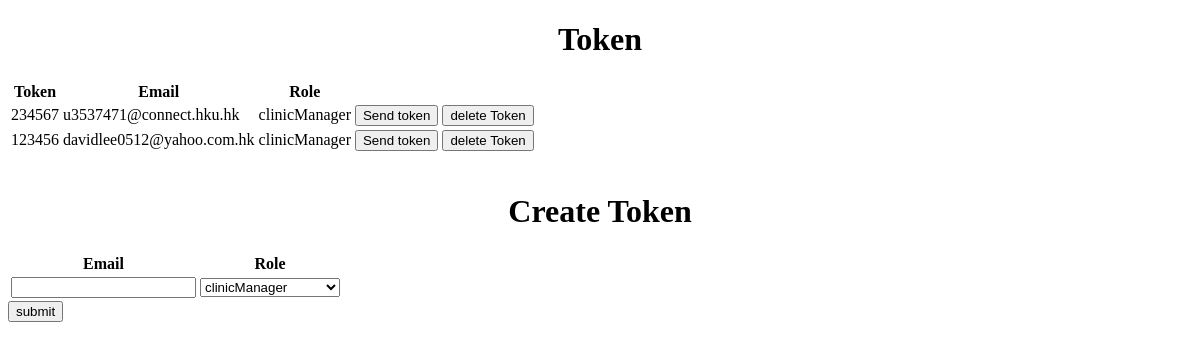
/token, run on an earlier commit of the app's database.
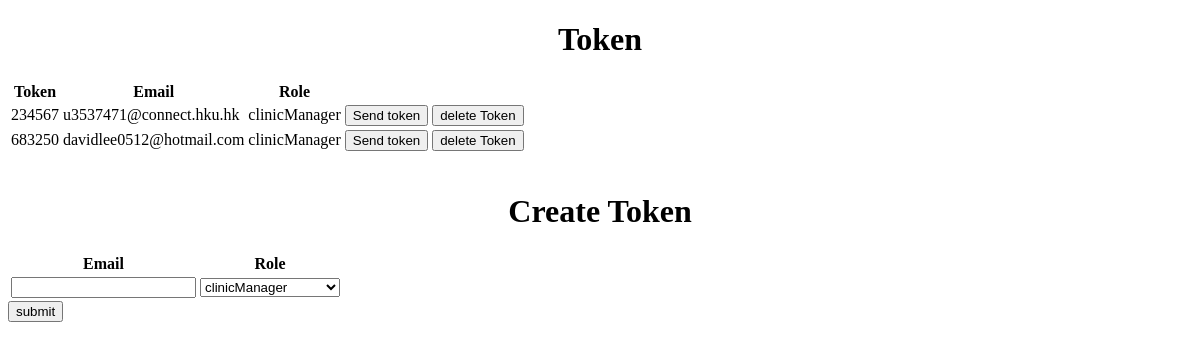
And on a later commit of the database.
### login/models.py (models this page shows)
class Token(models.Model):
	token = models.CharField(max_length=6)
	email = models.EmailField()
	userType = models.CharField(max_length=10)

### login/adminViews.py (the view)
# urls.py: path('token', adminViews.TokenView.as_view(), name="token"),
class TokenView(ListView):
    model = Token
    template_name = "token.html"

### template/token.html (shortened to what this page needs)
<!doctype html>
<html>
    <head>
    </head>
    <body>
        <h1 style="text-align:center;">Token</h1>
        <table>
            <form method="POST" action="/sendToken">
                <tr>
                    <th>Token</th>
                    <th>Email</th>
                    <th>Role</th>
                </tr>
                {% for token in token_list %}
                    <tr>
                        <td>{{token.token}}</td>
                        <td>{{token.email}}</td>
                        <td>{{token.userType}}</td>
                        <td><button type="submit" onclick="this.form.elements['tokenid'].value = '{{token.id}}';">Send token</button></td>
                        <td><button type="submit" onclick="this.form.elements['tokenid'].value = '{{token.id}}';" formaction="/deleteToken">delete Token</button></td>
                    </tr>
                {% endfor %}
            </form>
        </table>
        <br>
        <h1 style="text-align:center;">Create Token</h1>
        <form method="POST" action="/createToken">
            <table>
                <tr>
                    <th>Email</th>
                    <th>Role</th>
                </tr>
                <tr>
                    <td><input type="email" name="email" id="email"></td>
                    <td>
                        <select name="role" id="role">
                            <option value="clinicManager">clinicManager</option>
                        </select>
                    </td>
                </tr>
            </table>
            <button type="submit">submit</button>
        </form>
    </body>
</html>

What changed in the data, as far as the page shows it:
removed Token: token "123456", email "davidlee0512@yahoo.com.hk", userType "clinicManager", {{ token.id }} 3 (drawn)
added Token: token "683250", email "davidlee0512@hotmail.com", userType "clinicManager", {{ token.id }} 8 (drawn)
